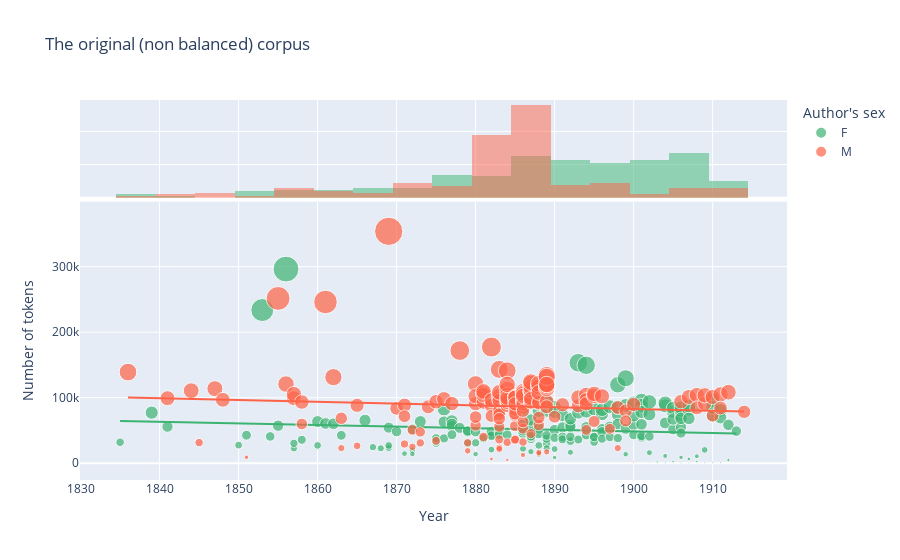

Here is the notebook cell this chart was saved with:
### Code cell
import plotly.express as px

whole_corpus_viz = px.scatter(
    corpus_df, 
    x= 'year',
    y='tokens_in_book',
    hover_name='book_title', 
    size='tokens_in_book', 
    marginal_x='histogram',
    trendline='ols',
    color='authors_sex', 
    color_discrete_sequence=['MediumSeaGreen', 'Tomato'],
    title='The original (non balanced) corpus',
    labels={'year':'Year', 'tokens_in_book':'Number of tokens', 'authors_sex':"Author's sex"})


whole_corpus_viz.show()

### Figure 1 — Plotly figure (JSON) as saved in the notebook; plotly's stock layout.template omitted (floating-point values rounded to 4 significant figures; data arrays with more than 128 entries replaced by an {"elided": "..."} marker saying what was removed)
{"data": [{"hovertemplate": "<b>%{hovertext}</b><br><br>Author's sex=F<br>Year=%{x}<br>Number of tokens=%{marker.size}<extra></extra>", "hovertext": {"elided": "185 str values"}, "legendgroup": "F", "marker": {"color": "MediumSeaGreen", "size": {"elided": "185 int values"}, "sizemode": "area", "sizeref": 884.8, "symbol": "circle"}, "mode": "markers", "name": "F", "orientation": "v", "showlegend": true, "type": "scatter", "x": {"elided": "185 int values"}, "xaxis": "x", "y": {"elided": "185 int values"}, "yaxis": "y"}, {"alignmentgroup": "True", "bingroup": "x", "hovertemplate": "Author's sex=F<br>Year=%{x}<br>count=%{y}<extra></extra>", "legendgroup": "F", "marker": {"color": "MediumSeaGreen"}, "name": "F", "offsetgroup": "F", "opacity": 0.5, "showlegend": false, "type": "histogram", "x": {"elided": "185 int values"}, "xaxis": "x2", "yaxis": "y2"}, {"hovertemplate": "<b>OLS trendline</b><br>tokens_in_book = -243.762 * year + 511716<br>R<sup>2</sup>=0.011272<br><br>Author's sex=F<br>Year=%{x}<br>Number of tokens=%{y} <b>(trend)</b><extra></extra>", "legendgroup": "F", "marker": {"color": "MediumSeaGreen", "symbol": "circle"}, "mode": "lines", "name": "F", "showlegend": false, "type": "scatter", "x": {"elided": "185 int values"}, "xaxis": "x", "y": {"elided": "185 float values"}, "yaxis": "y"}, {"hovertemplate": "<b>%{hovertext}</b><br><br>Author's sex=M<br>Year=%{x}<br>Number of tokens=%{marker.size}<extra></extra>", "hovertext": {"elided": "161 str values"}, "legendgroup": "M", "marker": {"color": "Tomato", "size": {"elided": "161 int values"}, "sizemode": "area", "sizeref": 884.8, "symbol": "circle"}, "mode": "markers", "name": "M", "orientation": "v", "showlegend": true, "type": "scatter", "x": {"elided": "161 int values"}, "xaxis": "x", "y": {"elided": "161 int values"}, "yaxis": "y"}, {"alignmentgroup": "True", "bingroup": "x", "hovertemplate": "Author's sex=M<br>Year=%{x}<br>count=%{y}<extra></extra>", "legendgroup": "M", "marker": {"color": "Tomato"}, "name": "M", "offsetgroup": "M", "opacity": 0.5, "showlegend": false, "type": "histogram", "x": {"elided": "161 int values"}, "xaxis": "x2", "yaxis": "y2"}, {"hovertemplate": "<b>OLS trendline</b><br>tokens_in_book = -275.395 * year + 606081<br>R<sup>2</sup>=0.007728<br><br>Author's sex=M<br>Year=%{x}<br>Number of tokens=%{y} <b>(trend)</b><extra></extra>", "legendgroup": "M", "marker": {"color": "Tomato", "symbol": "circle"}, "mode": "lines", "name": "M", "showlegend": false, "type": "scatter", "x": {"elided": "161 int values"}, "xaxis": "x", "y": {"elided": "161 float values"}, "yaxis": "y"}], "layout": {"barmode": "overlay", "legend": {"itemsizing": "constant", "title": {"text": "Author's sex"}, "tracegroupgap": 0}, "title": {"text": "The original (non balanced) corpus"}, "xaxis": {"anchor": "y", "domain": [0, 1], "title": {"text": "Year"}}, "xaxis2": {"anchor": "y2", "domain": [0, 1], "matches": "x", "showgrid": true, "showticklabels": false}, "yaxis": {"anchor": "x", "domain": [0, 0.7326], "title": {"text": "Number of tokens"}}, "yaxis2": {"anchor": "x2", "domain": [0.7426, 1], "matches": "y2", "showgrid": true, "showline": false, "showticklabels": false, "ticks": ""}}}
